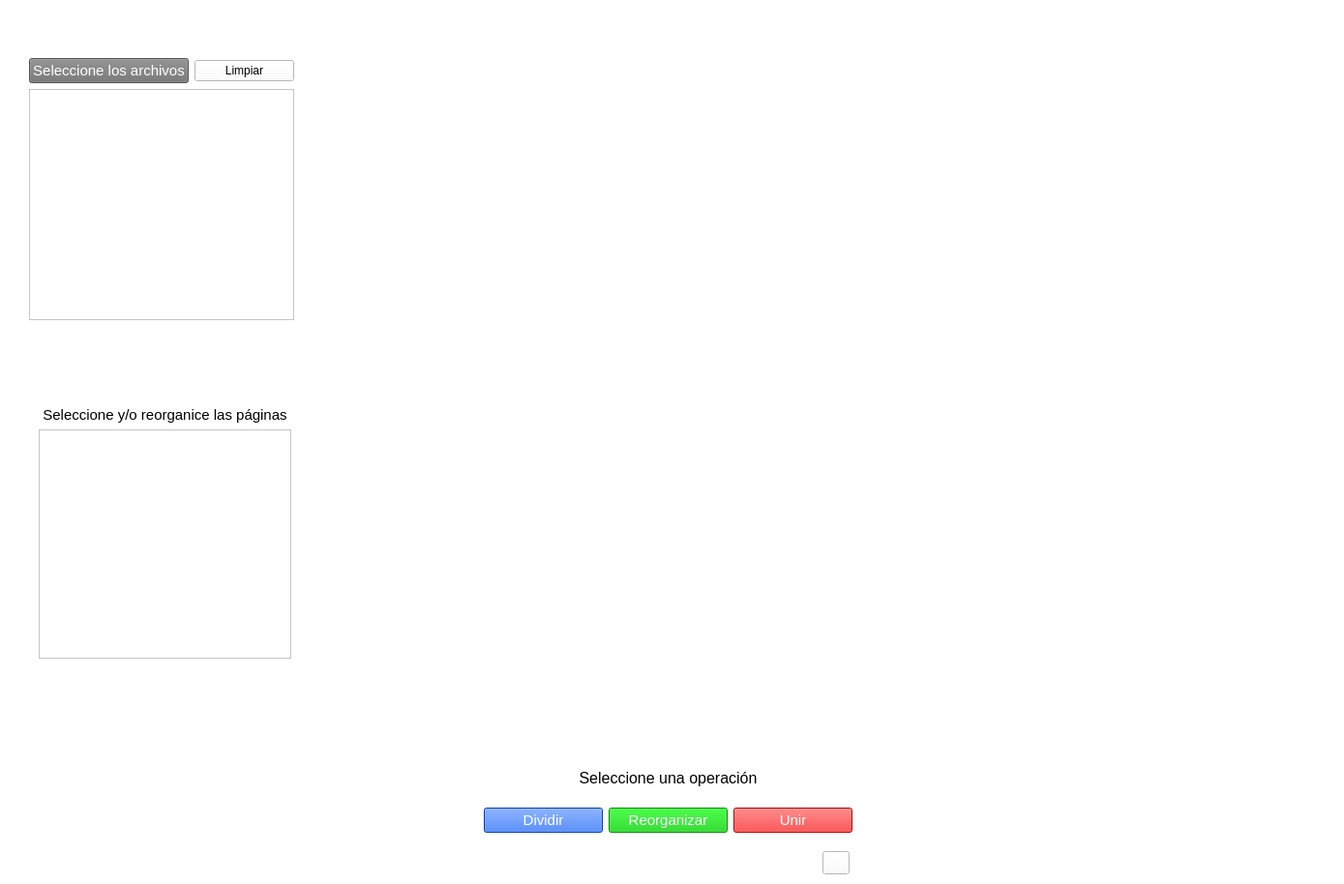
<?xml version="1.0" encoding="UTF-8"?>
<ui version="4.0">
 <class>MainWindow</class>
 <widget class="QMainWindow" name="MainWindow">
  <property name="geometry">
   <rect>
    <x>0</x>
    <y>0</y>
    <width>1389</width>
    <height>914</height>
   </rect>
  </property>
  <property name="windowTitle">
   <string>PDF Handler</string>
  </property>
  <property name="windowIcon">
   <iconset>
    <normaloff>../../../Downloads/icon.jpg</normaloff>../../../Downloads/icon.jpg</iconset>
  </property>
  <property name="styleSheet">
   <string notr="true">background-color: rgb(255, 255, 255);</string>
  </property>
  <widget class="QWidget" name="centralwidget">
   <widget class="QWidget" name="gridLayoutWidget">
    <property name="geometry">
     <rect>
      <x>350</x>
      <y>20</y>
      <width>991</width>
      <height>701</height>
     </rect>
    </property>
    <layout class="QGridLayout" name="gridLayout">
     <property name="sizeConstraint">
      <enum>QLayout::SetDefaultConstraint</enum>
     </property>
     <property name="spacing">
      <number>6</number>
     </property>
    </layout>
   </widget>
   <widget class="QWidget" name="layoutWidget">
    <property name="geometry">
     <rect>
      <x>30</x>
      <y>60</y>
      <width>274</width>
      <height>271</height>
     </rect>
    </property>
    <layout class="QVBoxLayout" name="verticalLayout_2">
     <item>
      <layout class="QHBoxLayout" name="horizontalLayout_2">
       <item>
        <widget class="QPushButton" name="pushButton_choosefile">
         <property name="enabled">
          <bool>true</bool>
         </property>
         <property name="font">
          <font>
           <family>MS Sans Serif</family>
           <pointsize>11</pointsize>
           <weight>9</weight>
           <italic>false</italic>
           <bold>false</bold>
          </font>
         </property>
         <property name="styleSheet">
          <string notr="true">background-color: rgb(115, 115, 115);
color: rgb(255, 255, 255);
font: 75 11pt &quot;MS Sans Serif&quot;;</string>
         </property>
         <property name="text">
          <string>Seleccione los archivos</string>
         </property>
        </widget>
       </item>
       <item>
        <widget class="QPushButton" name="pushButton_clear">
         <property name="styleSheet">
          <string notr="true">background-color: rgb(255, 255, 255);
color: rgb(0, 0, 0);
font: 75 11pt &quot;MS Sans Serif&quot;;</string>
         </property>
         <property name="text">
          <string>Limpiar</string>
         </property>
        </widget>
       </item>
      </layout>
     </item>
     <item>
      <widget class="QListWidget" name="listWidget_files">
       <property name="font">
        <font>
         <pointsize>11</pointsize>
        </font>
       </property>
       <property name="dragEnabled">
        <bool>true</bool>
       </property>
       <property name="dragDropOverwriteMode">
        <bool>false</bool>
       </property>
       <property name="dragDropMode">
        <enum>QAbstractItemView::InternalMove</enum>
       </property>
       <property name="alternatingRowColors">
        <bool>false</bool>
       </property>
       <property name="sortingEnabled">
        <bool>true</bool>
       </property>
      </widget>
     </item>
    </layout>
   </widget>
   <widget class="QWidget" name="layoutWidget">
    <property name="geometry">
     <rect>
      <x>500</x>
      <y>780</y>
      <width>381</width>
      <height>81</height>
     </rect>
    </property>
    <layout class="QVBoxLayout" name="verticalLayout">
     <item>
      <widget class="QLabel" name="label_1">
       <property name="font">
        <font>
         <pointsize>12</pointsize>
        </font>
       </property>
       <property name="text">
        <string>Seleccione una operación</string>
       </property>
       <property name="alignment">
        <set>Qt::AlignCenter</set>
       </property>
      </widget>
     </item>
     <item>
      <layout class="QHBoxLayout" name="horizontalLayout">
       <item>
        <widget class="QPushButton" name="pushButton_split">
         <property name="font">
          <font>
           <family>MS Sans Serif</family>
           <pointsize>11</pointsize>
           <weight>9</weight>
           <italic>false</italic>
           <bold>false</bold>
          </font>
         </property>
         <property name="styleSheet">
          <string notr="true">color: rgb(255, 255, 255);
background-color: rgb(0, 85, 255);
font: 75 11pt &quot;MS Sans Serif&quot;;</string>
         </property>
         <property name="text">
          <string>Dividir</string>
         </property>
        </widget>
       </item>
       <item>
        <widget class="QPushButton" name="pushButton_reorganize">
         <property name="font">
          <font>
           <family>MS Sans Serif</family>
           <pointsize>11</pointsize>
           <weight>9</weight>
           <italic>false</italic>
           <bold>false</bold>
          </font>
         </property>
         <property name="styleSheet">
          <string notr="true">color: rgb(255, 255, 255);
font: 75 11pt &quot;MS Sans Serif&quot;;
background-color: rgb(0, 199, 0);</string>
         </property>
         <property name="text">
          <string>Reorganizar</string>
         </property>
        </widget>
       </item>
       <item>
        <widget class="QPushButton" name="pushButton_merge">
         <property name="font">
          <font>
           <family>MS Sans Serif</family>
           <pointsize>11</pointsize>
           <weight>9</weight>
           <italic>false</italic>
           <bold>false</bold>
          </font>
         </property>
         <property name="styleSheet">
          <string notr="true">color: rgb(255, 255, 255);
background-color: rgb(255, 0, 0);
font: 75 11pt &quot;MS Sans Serif&quot;;</string>
         </property>
         <property name="text">
          <string>Unir</string>
         </property>
        </widget>
       </item>
      </layout>
     </item>
    </layout>
   </widget>
   <widget class="QWidget" name="layoutWidget">
    <property name="geometry">
     <rect>
      <x>40</x>
      <y>420</y>
      <width>261</width>
      <height>261</height>
     </rect>
    </property>
    <layout class="QVBoxLayout" name="verticalLayout_3">
     <item>
      <widget class="QLabel" name="label_2">
       <property name="font">
        <font>
         <pointsize>11</pointsize>
        </font>
       </property>
       <property name="text">
        <string>Seleccione y/o reorganice las páginas</string>
       </property>
       <property name="alignment">
        <set>Qt::AlignCenter</set>
       </property>
      </widget>
     </item>
     <item>
      <widget class="QListWidget" name="listWidget">
       <property name="font">
        <font>
         <pointsize>11</pointsize>
        </font>
       </property>
       <property name="dragEnabled">
        <bool>true</bool>
       </property>
       <property name="dragDropMode">
        <enum>QAbstractItemView::InternalMove</enum>
       </property>
       <property name="selectionMode">
        <enum>QAbstractItemView::MultiSelection</enum>
       </property>
      </widget>
     </item>
    </layout>
   </widget>
   <widget class="QPushButton" name="pushButton">
    <property name="geometry">
     <rect>
      <x>850</x>
      <y>880</y>
      <width>28</width>
      <height>24</height>
     </rect>
    </property>
    <property name="text">
     <string/>
    </property>
    <property name="icon">
     <iconset>
      <normaloff>../../../Downloads/folder.jpg</normaloff>../../../Downloads/folder.jpg</iconset>
    </property>
   </widget>
   <widget class="QLabel" name="label_3">
    <property name="geometry">
     <rect>
      <x>501</x>
      <y>881</y>
      <width>341</width>
      <height>21</height>
     </rect>
    </property>
    <property name="text">
     <string/>
    </property>
   </widget>
  </widget>
 </widget>
 <resources/>
 <connections/>
</ui>
